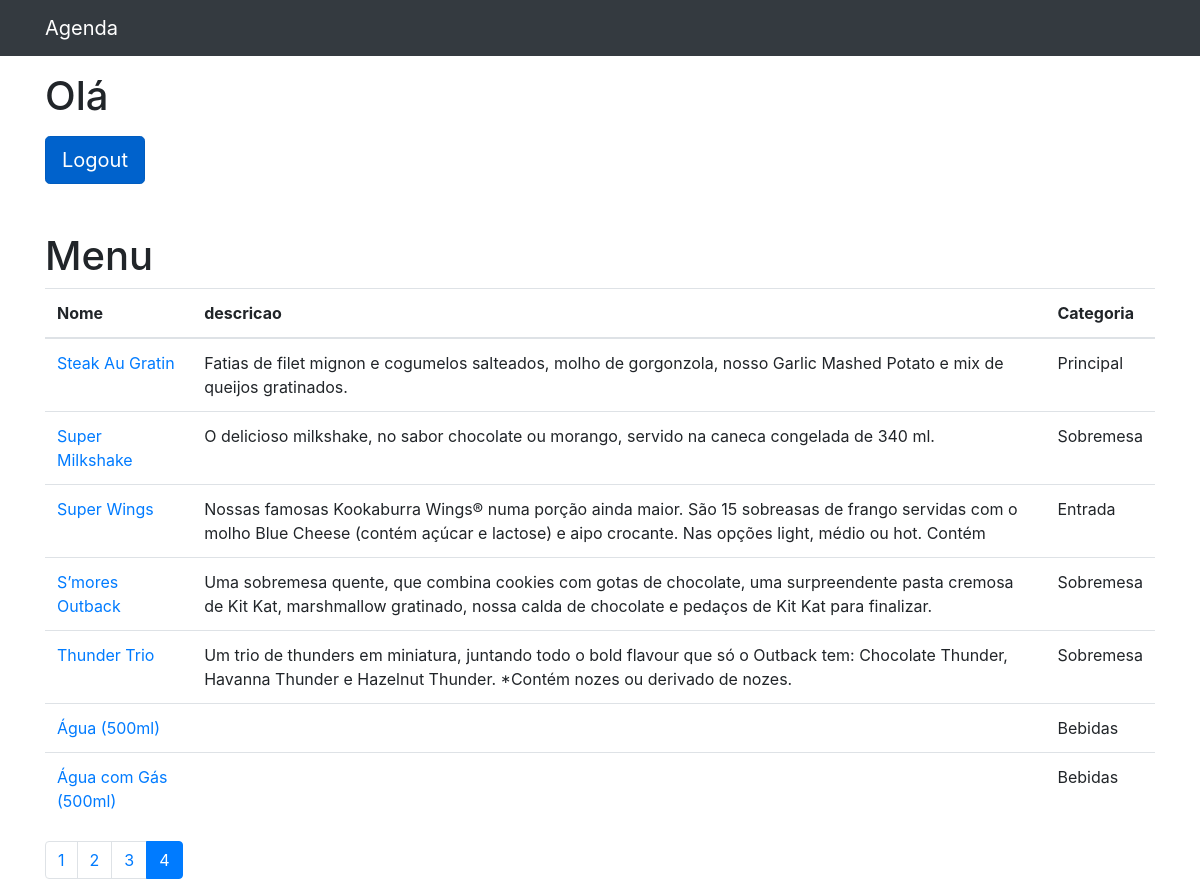
/accounts/dashboard/?page=4&busca= (signed in), run on the app's committed database.
### items/models.py (models this page shows, shortened)
class Item(models.Model):
    nome = models.CharField(max_length=255)
    data_criacao = models.DateTimeField(default=timezone.now)
    descricao = models.TextField(blank=True)
    categoria = models.ForeignKey(Categoria, on_delete=models.DO_NOTHING)
    ocultar = models.BooleanField(default=False)
    foto = models.ImageField(blank=True, upload_to='fotos/%y/%m/')

class Categoria(models.Model):
    nome = models.CharField(max_length=255)
    def __str__(self):
        return self.nome

### accounts/views.py (the view)
# urls.py: path('dashboard/',  views.dashboard, name='dashboard'),
@login_required(redirect_field_name='')
def dashboard(request):
    messages.add_message(request, messages.ERROR, 'Ocorreu um erro.')
    items = Item.objects.order_by('nome').filter(ocultar=False)
    paginator = Paginator(items, 10)
    page = request.GET.get('page')
    items = paginator.get_page(page)
    return render(request, 'accounts/dashboard.html', {
        'items': items
    })

### accounts/templates/accounts/dashboard.html (shortened to what this page needs)
{% extends 'base.html' %}
{% block conteudo %}
<h1 class="mt-3 mb-3">Olá {{ user.first_name }}</h1>
<a href="{% url 'logout' %}" class="btn btn-primary btn-lg active" role="button" aria-pressed="true">Logout</a>
<h1 class="mt-5">Menu</h1>
<table class="table">
  <thead>
    <tr>
      <th>Nome</th>
      <th>descricao</th>
      <th>Categoria</th>
    </tr>
  </thead>
  <tbody>
    {% for item in items %}
      {% if item.ocultar == False %}
        <tr>
          <td>
            <a href="{% url 'vw_item' item.id %}">{{ item.nome }}</a>
          </td>
          <td>{{ item.descricao}}</td>
          <td>{{ item.categoria}}</td>
        </tr>
      {% endif%}
    {% endfor %}
  </tbody>
</table>
<nav aria-label="Page navigation example">
<ul class="pagination">
  {% for pagina in items.paginator.page_range %}
    {% if items.number == pagina %}
      <li class="page-item active">
        <a class="page-link" href="?page={{ pagina }}&busca={{ request.GET.termo }}">{{pagina}}</a>
      </li>
    {% else %}
       <li class="page-item">
        <a class="page-link" href="?page={{ pagina }}&busca={{ request.GET.termo }}">{{pagina}}</a>
       </li>
    {% endif %}
  {% endfor %}
</ul>
</nav>
{% endblock %}

### data on the page
Item: nome "Steak Au Gratin", descricao "Fatias de filet mignon e cogumelos salteados, molho de gorgonzola, nosso Garlic Mashed Potato e mix de queijos gratinados.", categoria "Principal"
Item: nome "Super Milkshake", descricao "O delicioso milkshake, no sabor chocolate ou morango, servido na caneca congelada de 340 ml.", categoria "Sobremesa"
Item: nome "Super Wings", descricao "Nossas famosas Kookaburra Wings® numa porção ainda maior. São 15 sobreasas de frango servidas com o molho Blue Cheese (contém açúcar e lactose) e aipo crocante. Nas opções light, médio ou hot. Contém", categoria "Entrada"
Item: nome "S’mores Outback", descricao "Uma sobremesa quente, que combina cookies com gotas de chocolate, uma surpreendente pasta cremosa de Kit Kat, marshmallow gratinado, nossa calda de chocolate e pedaços de Kit Kat para finalizar.", categoria "Sobremesa"
Item: nome "Thunder Trio", descricao "Um trio de thunders em miniatura, juntando todo o bold flavour que só o Outback tem: Chocolate Thunder, Havanna Thunder e Hazelnut Thunder. *Contém nozes ou derivado de nozes.", categoria "Sobremesa"
Item: nome "Água (500ml)", categoria "Bebidas"
Item: nome "Água com Gás (500ml)", categoria "Bebidas"

### other printed values
{{ pagina }} "1" "2" "3"
{{ pagina }} "4"
